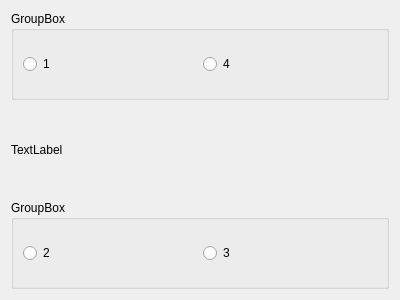
<?xml version="1.0" encoding="UTF-8"?>
<ui version="4.0">
 <class>Form</class>
 <widget class="QWidget" name="Form">
  <property name="geometry">
   <rect>
    <x>0</x>
    <y>0</y>
    <width>400</width>
    <height>300</height>
   </rect>
  </property>
  <property name="windowTitle">
   <string>Form</string>
  </property>
  <layout class="QVBoxLayout" name="verticalLayout">
   <item>
    <widget class="QGroupBox" name="groupBox">
     <property name="title">
      <string>GroupBox</string>
     </property>
     <layout class="QHBoxLayout" name="horizontalLayout">
      <item>
       <widget class="RemoteRadioButton" name="b1">
        <property name="text">
         <string>1</string>
        </property>
       </widget>
      </item>
      <item>
       <widget class="RemoteRadioButton" name="b4">
        <property name="text">
         <string>4</string>
        </property>
       </widget>
      </item>
     </layout>
    </widget>
   </item>
   <item>
    <widget class="QLabel" name="label">
     <property name="text">
      <string>TextLabel</string>
     </property>
    </widget>
   </item>
   <item>
    <widget class="QGroupBox" name="groupBox_2">
     <property name="title">
      <string>GroupBox</string>
     </property>
     <layout class="QHBoxLayout" name="horizontalLayout_2">
      <item>
       <widget class="RemoteRadioButton" name="b2">
        <property name="text">
         <string>2</string>
        </property>
       </widget>
      </item>
      <item>
       <widget class="RemoteRadioButton" name="b3">
        <property name="text">
         <string>3</string>
        </property>
       </widget>
      </item>
     </layout>
    </widget>
   </item>
  </layout>
 </widget>
 <customwidgets>
  <customwidget>
   <class>RemoteRadioButton</class>
   <extends>QRadioButton</extends>
   <header>qt_utils.widgets</header>
  </customwidget>
 </customwidgets>
 <resources/>
 <connections>
  <connection>
   <sender>b1</sender>
   <signal>friends()</signal>
   <receiver>b2</receiver>
   <slot>friends()</slot>
   <hints>
    <hint type="sourcelabel">
     <x>86</x>
     <y>74</y>
    </hint>
    <hint type="destinationlabel">
     <x>108</x>
     <y>266</y>
    </hint>
   </hints>
  </connection>
  <connection>
   <sender>b2</sender>
   <signal>friends()</signal>
   <receiver>b3</receiver>
   <slot>friends()</slot>
   <hints>
    <hint type="sourcelabel">
     <x>65</x>
     <y>266</y>
    </hint>
    <hint type="destinationlabel">
     <x>378</x>
     <y>266</y>
    </hint>
   </hints>
  </connection>
  <connection>
   <sender>b3</sender>
   <signal>friends()</signal>
   <receiver>b4</receiver>
   <slot>friends()</slot>
   <hints>
    <hint type="sourcelabel">
     <x>378</x>
     <y>266</y>
    </hint>
    <hint type="destinationlabel">
     <x>378</x>
     <y>74</y>
    </hint>
   </hints>
  </connection>
  <connection>
   <sender>b4</sender>
   <signal>friends()</signal>
   <receiver>b1</receiver>
   <slot>friends()</slot>
   <hints>
    <hint type="sourcelabel">
     <x>378</x>
     <y>74</y>
    </hint>
    <hint type="destinationlabel">
     <x>174</x>
     <y>74</y>
    </hint>
   </hints>
  </connection>
  <connection>
   <sender>b4</sender>
   <signal>radioChanged(QString)</signal>
   <receiver>label</receiver>
   <slot>setText(QString)</slot>
   <hints>
    <hint type="sourcelabel">
     <x>260</x>
     <y>64</y>
    </hint>
    <hint type="destinationlabel">
     <x>108</x>
     <y>135</y>
    </hint>
   </hints>
  </connection>
 </connections>
</ui>
